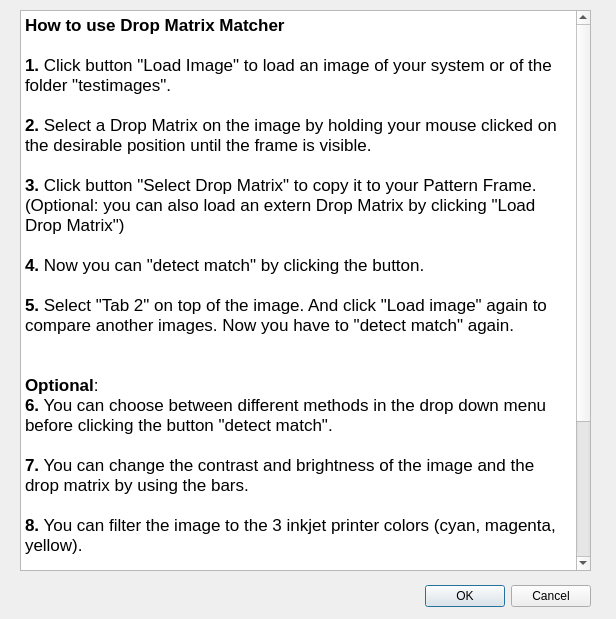
<?xml version="1.0" encoding="UTF-8"?>
<ui version="4.0">
 <class>HelpWindow</class>
 <widget class="QDialog" name="HelpWindow">
  <property name="geometry">
   <rect>
    <x>0</x>
    <y>0</y>
    <width>616</width>
    <height>619</height>
   </rect>
  </property>
  <property name="windowTitle">
   <string>Dialog</string>
  </property>
  <widget class="QDialogButtonBox" name="buttonBox">
   <property name="geometry">
    <rect>
     <x>250</x>
     <y>580</y>
     <width>341</width>
     <height>32</height>
    </rect>
   </property>
   <property name="orientation">
    <enum>Qt::Horizontal</enum>
   </property>
   <property name="standardButtons">
    <set>QDialogButtonBox::Cancel|QDialogButtonBox::Ok</set>
   </property>
  </widget>
  <widget class="QTextEdit" name="textEdit">
   <property name="geometry">
    <rect>
     <x>20</x>
     <y>10</y>
     <width>571</width>
     <height>561</height>
    </rect>
   </property>
   <property name="html">
    <string>&lt;!DOCTYPE HTML PUBLIC &quot;-//W3C//DTD HTML 4.0//EN&quot; &quot;http://www.w3.org/TR/REC-html40/strict.dtd&quot;&gt;
&lt;html&gt;&lt;head&gt;&lt;meta name=&quot;qrichtext&quot; content=&quot;1&quot; /&gt;&lt;style type=&quot;text/css&quot;&gt;
p, li { white-space: pre-wrap; }
&lt;/style&gt;&lt;/head&gt;&lt;body style=&quot; font-family:'.Lucida Grande UI'; font-size:13pt; font-weight:400; font-style:normal;&quot;&gt;
&lt;p style=&quot; margin-top:0px; margin-bottom:0px; margin-left:0px; margin-right:0px; -qt-block-indent:0; text-indent:0px;&quot;&gt;&lt;span style=&quot; font-weight:600;&quot;&gt;How to use Drop Matrix Matcher&lt;/span&gt;&lt;/p&gt;
&lt;p style=&quot;-qt-paragraph-type:empty; margin-top:0px; margin-bottom:0px; margin-left:0px; margin-right:0px; -qt-block-indent:0; text-indent:0px; font-weight:600;&quot;&gt;&lt;br /&gt;&lt;/p&gt;
&lt;p style=&quot; margin-top:0px; margin-bottom:0px; margin-left:0px; margin-right:0px; -qt-block-indent:0; text-indent:0px;&quot;&gt;&lt;span style=&quot; font-weight:600;&quot;&gt;1.&lt;/span&gt; Click button &amp;quot;Load Image&amp;quot; to load an image of your system or of the folder &amp;quot;testimages&amp;quot;.&lt;/p&gt;
&lt;p style=&quot;-qt-paragraph-type:empty; margin-top:0px; margin-bottom:0px; margin-left:0px; margin-right:0px; -qt-block-indent:0; text-indent:0px;&quot;&gt;&lt;br /&gt;&lt;/p&gt;
&lt;p style=&quot; margin-top:0px; margin-bottom:0px; margin-left:0px; margin-right:0px; -qt-block-indent:0; text-indent:0px;&quot;&gt;&lt;span style=&quot; font-weight:600;&quot;&gt;2. &lt;/span&gt;Select a Drop Matrix on the image by holding your mouse clicked on the desirable position until the frame is visible.&lt;/p&gt;
&lt;p style=&quot;-qt-paragraph-type:empty; margin-top:0px; margin-bottom:0px; margin-left:0px; margin-right:0px; -qt-block-indent:0; text-indent:0px;&quot;&gt;&lt;br /&gt;&lt;/p&gt;
&lt;p style=&quot; margin-top:0px; margin-bottom:0px; margin-left:0px; margin-right:0px; -qt-block-indent:0; text-indent:0px;&quot;&gt;&lt;span style=&quot; font-weight:600;&quot;&gt;3.&lt;/span&gt; Click button &amp;quot;Select Drop Matrix&amp;quot; to copy it to your Pattern Frame. (Optional: you can also load an extern Drop Matrix by clicking &amp;quot;Load Drop Matrix&amp;quot;)&lt;/p&gt;
&lt;p style=&quot;-qt-paragraph-type:empty; margin-top:0px; margin-bottom:0px; margin-left:0px; margin-right:0px; -qt-block-indent:0; text-indent:0px;&quot;&gt;&lt;br /&gt;&lt;/p&gt;
&lt;p style=&quot; margin-top:0px; margin-bottom:0px; margin-left:0px; margin-right:0px; -qt-block-indent:0; text-indent:0px;&quot;&gt;&lt;span style=&quot; font-weight:600;&quot;&gt;4. &lt;/span&gt;Now you can &amp;quot;detect match&amp;quot; by clicking the button.&lt;/p&gt;
&lt;p style=&quot;-qt-paragraph-type:empty; margin-top:0px; margin-bottom:0px; margin-left:0px; margin-right:0px; -qt-block-indent:0; text-indent:0px;&quot;&gt;&lt;br /&gt;&lt;/p&gt;
&lt;p style=&quot; margin-top:0px; margin-bottom:0px; margin-left:0px; margin-right:0px; -qt-block-indent:0; text-indent:0px;&quot;&gt;&lt;span style=&quot; font-weight:600;&quot;&gt;5.&lt;/span&gt; Select &amp;quot;Tab 2&amp;quot; on top of the image. And click &amp;quot;Load image&amp;quot; again to compare another images. Now you have to &amp;quot;detect match&amp;quot; again.&lt;/p&gt;
&lt;p style=&quot;-qt-paragraph-type:empty; margin-top:0px; margin-bottom:0px; margin-left:0px; margin-right:0px; -qt-block-indent:0; text-indent:0px;&quot;&gt;&lt;br /&gt;&lt;/p&gt;
&lt;p style=&quot;-qt-paragraph-type:empty; margin-top:0px; margin-bottom:0px; margin-left:0px; margin-right:0px; -qt-block-indent:0; text-indent:0px;&quot;&gt;&lt;br /&gt;&lt;/p&gt;
&lt;p style=&quot; margin-top:0px; margin-bottom:0px; margin-left:0px; margin-right:0px; -qt-block-indent:0; text-indent:0px;&quot;&gt;&lt;span style=&quot; font-weight:600;&quot;&gt;Optional&lt;/span&gt;: &lt;/p&gt;
&lt;p style=&quot; margin-top:0px; margin-bottom:0px; margin-left:0px; margin-right:0px; -qt-block-indent:0; text-indent:0px;&quot;&gt;&lt;span style=&quot; font-weight:600;&quot;&gt;6.&lt;/span&gt; You can choose between different methods in the drop down menu before clicking the button &amp;quot;detect match&amp;quot;.&lt;/p&gt;
&lt;p style=&quot;-qt-paragraph-type:empty; margin-top:0px; margin-bottom:0px; margin-left:0px; margin-right:0px; -qt-block-indent:0; text-indent:0px;&quot;&gt;&lt;br /&gt;&lt;/p&gt;
&lt;p style=&quot; margin-top:0px; margin-bottom:0px; margin-left:0px; margin-right:0px; -qt-block-indent:0; text-indent:0px;&quot;&gt;&lt;span style=&quot; font-weight:600;&quot;&gt;7.&lt;/span&gt; You can change the contrast and brightness of the image and the drop matrix by using the bars.&lt;/p&gt;
&lt;p style=&quot;-qt-paragraph-type:empty; margin-top:0px; margin-bottom:0px; margin-left:0px; margin-right:0px; -qt-block-indent:0; text-indent:0px;&quot;&gt;&lt;br /&gt;&lt;/p&gt;
&lt;p style=&quot; margin-top:0px; margin-bottom:0px; margin-left:0px; margin-right:0px; -qt-block-indent:0; text-indent:0px;&quot;&gt;&lt;span style=&quot; font-weight:600;&quot;&gt;8.&lt;/span&gt; You can filter the image to the 3 inkjet printer colors (cyan, magenta, yellow).&lt;/p&gt;
&lt;p style=&quot;-qt-paragraph-type:empty; margin-top:0px; margin-bottom:0px; margin-left:0px; margin-right:0px; -qt-block-indent:0; text-indent:0px;&quot;&gt;&lt;br /&gt;&lt;/p&gt;
&lt;p style=&quot; margin-top:0px; margin-bottom:0px; margin-left:0px; margin-right:0px; -qt-block-indent:0; text-indent:0px;&quot;&gt;&lt;span style=&quot; font-weight:600;&quot;&gt;9&lt;/span&gt;. It's also possible to view the image in black and white. Click &amp;quot;grey view&amp;quot;.&lt;/p&gt;
&lt;p style=&quot;-qt-paragraph-type:empty; margin-top:0px; margin-bottom:0px; margin-left:0px; margin-right:0px; -qt-block-indent:0; text-indent:0px;&quot;&gt;&lt;br /&gt;&lt;/p&gt;
&lt;p style=&quot; margin-top:0px; margin-bottom:0px; margin-left:0px; margin-right:0px; -qt-block-indent:0; text-indent:0px;&quot;&gt;################################&lt;/p&gt;
&lt;p style=&quot; margin-top:0px; margin-bottom:0px; margin-left:0px; margin-right:0px; -qt-block-indent:0; text-indent:0px;&quot;&gt;© Drop Matrix Matcher - Prototype 2014&lt;/p&gt;
&lt;p style=&quot; margin-top:0px; margin-bottom:0px; margin-left:0px; margin-right:0px; -qt-block-indent:0; text-indent:0px;&quot;&gt;Product of an Bachelor Thesis&lt;/p&gt;
&lt;p style=&quot; margin-top:0px; margin-bottom:0px; margin-left:0px; margin-right:0px; -qt-block-indent:0; text-indent:0px;&quot;&gt;Media University Stuttgart, Germany&lt;/p&gt;
&lt;p style=&quot; margin-top:0px; margin-bottom:0px; margin-left:0px; margin-right:0px; -qt-block-indent:0; text-indent:0px;&quot;&gt;Developer: Theresa Kocher&lt;/p&gt;
&lt;p style=&quot; margin-top:0px; margin-bottom:0px; margin-left:0px; margin-right:0px; -qt-block-indent:0; text-indent:0px;&quot;&gt;################################&lt;/p&gt;&lt;/body&gt;&lt;/html&gt;</string>
   </property>
  </widget>
 </widget>
 <resources/>
 <connections>
  <connection>
   <sender>buttonBox</sender>
   <signal>accepted()</signal>
   <receiver>HelpWindow</receiver>
   <slot>accept()</slot>
   <hints>
    <hint type="sourcelabel">
     <x>248</x>
     <y>254</y>
    </hint>
    <hint type="destinationlabel">
     <x>157</x>
     <y>274</y>
    </hint>
   </hints>
  </connection>
  <connection>
   <sender>buttonBox</sender>
   <signal>rejected()</signal>
   <receiver>HelpWindow</receiver>
   <slot>reject()</slot>
   <hints>
    <hint type="sourcelabel">
     <x>316</x>
     <y>260</y>
    </hint>
    <hint type="destinationlabel">
     <x>286</x>
     <y>274</y>
    </hint>
   </hints>
  </connection>
 </connections>
</ui>
